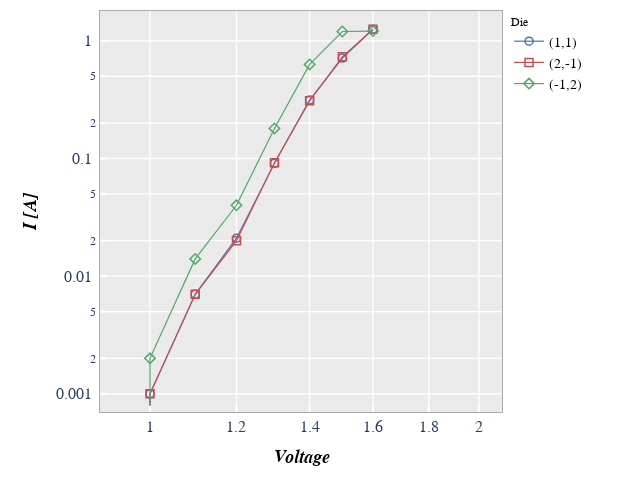

The cell this chart's notebook holds for it:
### Markdown cell above
Consider the legend plot from above, now with <i>log-log</i> axes:

### Code cell
fcp.plot(df, x='Voltage', y='I [A]', ax_scale='loglog', legend='Die', xmin=0.9, xmax=2.1, grid_minor=True,
         filter='Substrate=="Si" & Target Wavelength==450 & Boost Level==0.2 & Temperature [C]==25')

### Figure 1 — Plotly figure (JSON) as saved in the notebook; plotly's stock layout.template omitted (floating-point values rounded to 4 significant figures)
{"data": [{"line": {"width": 1.2}, "marker": {"color": "#4b72b0", "line": {"color": "#4b72b0", "width": 1.5}, "size": 8, "symbol": "circle-open"}, "mode": "lines+markers", "name": "(1,1)", "showlegend": true, "type": "scatter", "x": [0, 0.1, 0.2, 0.3, 0.4, 0.5, 0.6, 0.7, 0.8, 0.9, 1, 1.1, 1.2, 1.3, 1.4, 1.5, 1.6], "xaxis": "x", "y": [0, 0, 0, 0, 0, 0, 0, 0, 0, 0, 0.001, 0.007, 0.021, 0.091, 0.314, 0.713, 1.253], "yaxis": "y"}, {"line": {"width": 1.2}, "marker": {"color": "#c34e52", "line": {"color": "#c34e52", "width": 1.5}, "size": 8, "symbol": "square-open"}, "mode": "lines+markers", "name": "(2,-1)", "showlegend": true, "type": "scatter", "x": [0, 0.1, 0.2, 0.3, 0.4, 0.5, 0.6, 0.7, 0.8, 0.9, 1, 1.1, 1.2, 1.3, 1.4, 1.5, 1.6], "xaxis": "x", "y": [0, 0, 0, 0, 0, 0, 0, 0, 0, 0, 0.001, 0.007, 0.02, 0.092, 0.309, 0.731, 1.255], "yaxis": "y"}, {"line": {"width": 1.2}, "marker": {"color": "#54a767", "line": {"color": "#54a767", "width": 1.5}, "size": 8, "symbol": "diamond-open"}, "mode": "lines+markers", "name": "(-1,2)", "showlegend": true, "type": "scatter", "x": [0, 0.1, 0.2, 0.3, 0.4, 0.5, 0.6, 0.7, 0.8, 0.9, 1, 1.1, 1.2, 1.3, 1.4, 1.5, 1.6], "xaxis": "x", "y": [0, 0, 0, 0, 0, 0, 0, 0, 0, 0, 0.002, 0.014, 0.04, 0.18, 0.63, 1.2, 1.211], "yaxis": "y"}], "layout": {"autosize": false, "height": 481, "legend": {"bgcolor": "#ffffff", "bordercolor": "#ffffff", "borderwidth": 1, "font": {"color": "black", "family": "sans-serif", "size": 14}, "title": {"font": {"family": "sans-serif", "size": 12}, "text": "Die"}, "traceorder": "normal", "x": 1.015, "xanchor": "left", "y": 1.002}, "margin": {"b": 69, "l": 100, "r": 137, "t": 10}, "modebar": {"orientation": "v"}, "paper_bgcolor": "#ffffff", "plot_bgcolor": "#eaeaea", "showlegend": true, "title": {"x": 0.5532, "y": 0.9751}, "width": 639, "xaxis": {"anchor": "y", "domain": [0, 1], "gridcolor": "#ffffff", "griddash": "solid", "gridwidth": 1.3, "linecolor": "#aaaaaa", "linewidth": 1, "mirror": true, "range": [-0.04576, 0.3222], "showline": true, "showticklabels": true, "tickcolor": "#ffffff", "tickfont": {"family": "sans-serif", "size": 16}, "ticklen": 6.2, "ticks": "inside", "tickwidth": 2.2, "title": {"font": {"color": "#000000", "family": "sans-serif", "size": 18}, "standoff": 15, "text": "<i><b>Voltage</b></i>"}, "type": "log"}, "yaxis": {"anchor": "x", "domain": [0, 1], "gridcolor": "#ffffff", "griddash": "solid", "gridwidth": 1.3, "linecolor": "#aaaaaa", "linewidth": 1, "mirror": true, "range": [-3.155, 0.2536], "showline": true, "showticklabels": true, "tickcolor": "#ffffff", "tickfont": {"family": "sans-serif", "size": 16}, "ticklen": 6.2, "ticks": "inside", "ticksuffix": " ", "tickwidth": 2.2, "title": {"font": {"color": "#000000", "family": "sans-serif", "size": 18}, "standoff": 15, "text": "<i><b>I [A]</b></i>"}, "type": "log"}}}
